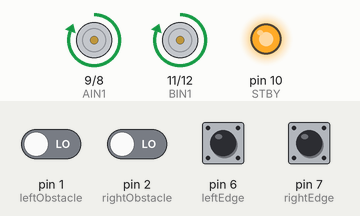
Simulated run of this sketch. Board: Arduino Uno, built with avr-gcc and run on an emulated ATmega328P. Parts: motor-driver pin pairs drawn as motors (green arrow = first pin HIGH = forward, orange = second pin HIGH = backward, longer = more drive, scaled by the enable pin, stopped while the standby pin is LOW), output pins drawn as LEDs (lit = HIGH). Inputs (shaded band) come from the test bench; at power-on: pin 1 (leftObstacle), pin 2 (rightObstacle), pin 6 (leftEdge), pin 7 (rightEdge) LOW.

Above: at 1.2 s.
1.3 s: pin 1 (leftObstacle) driven HIGH
At 2.8 s:
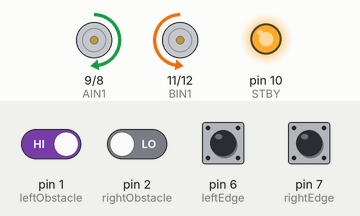
4.3 s: pin 1 (leftObstacle) driven LOW
At 4.67 s:
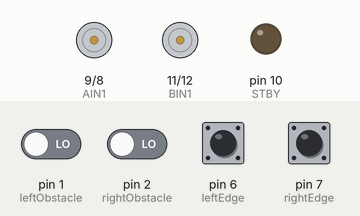
6.3 s: pin 2 (rightObstacle) driven HIGH
At 7.8 s:
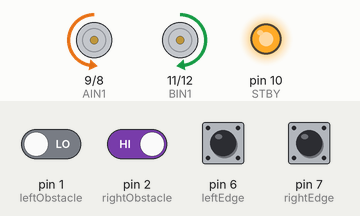
9.3 s: pin 2 (rightObstacle) driven LOW
At 10.2 s:
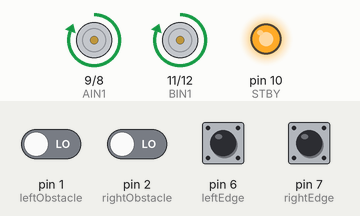
11.3 s: pin 6 (leftEdge) pulled HIGH for 0.15 s
At 12.1 s:
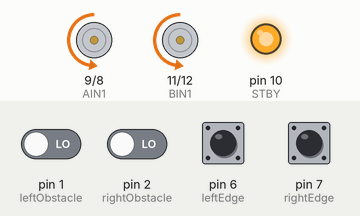
Timing chart, 0 to 15.4 s (numbered marks = the images above; inputs shaded):
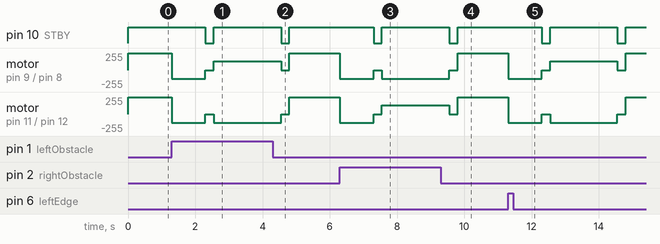

The sketch:

obstacleavoid.ino
```cpp
//Obstacle switches are connected to these pins on the Arduino
const int leftObstacle = 1;
const int rightObstacle = 2;
const int leftEdge = 6;
const int rightEdge = 7;
int leftObstacleDetect = 0;
int rightObstacleDetect = 0;
int leftEdgeDetect = 0;
int rightEdgeDetect = 0;
//motor A connected between A01 and A02 on driver board
//motor B connected between B01 and B02 on driver board
int STBY = 10; //standby
//Motor A connections to driver board
int PWMA = 3; //Speed control
int AIN1 = 9; //Direction
int AIN2 = 8; //Direction
//Motor B connections to driver board
int PWMB = 5; //Speed control
int BIN1 = 11; //Direction
int BIN2 = 12; //Direction
void setup(){
  //Obstacle setup
  pinMode(leftObstacle, INPUT);
  pinMode(rightObstacle, INPUT);
  pinMode(leftEdge, INPUT);
  pinMode(rightEdge, INPUT);

  //Motor setup
  pinMode(STBY, OUTPUT);
  pinMode(PWMA, OUTPUT);
  pinMode(AIN1, OUTPUT);
  pinMode(AIN2, OUTPUT);
  pinMode(PWMB, OUTPUT);
  pinMode(BIN1, OUTPUT);
  pinMode(BIN2, OUTPUT);
}
void loop(){

    leftObstacleDetect = digitalRead(leftObstacle);
    rightObstacleDetect = digitalRead(rightObstacle);
    leftEdgeDetect = digitalRead(leftEdge);
    rightEdgeDetect = digitalRead(rightEdge);

   // Check if obstacles are detected
   // If they are, the detection state is HIGH:
   if (leftObstacleDetect == HIGH) {
      //Move back...
      move(1, 128, 0); //motor 1, half speed, right
      move(2, 128, 0); //motor 2, half speed, right
      delay(1000);
      stop();
      delay(250);

      //...then turn
      move(1, 128, 1); //motor 1, half speed, left
      move(2, 128, 0); //motor 2, half speed, right
      delay(2000);
      stop();
      delay(250);
   }

     else if (rightObstacleDetect == HIGH) {
      //Move back...
      move(1, 128, 0); //motor 1, half speed, right
      move(2, 128, 0); //motor 2, half speed, right
      delay(1000);
      stop();
      delay(250);

      //...then turn
      move(1, 128, 0); //motor 1, half speed, right
      move(2, 128, 1); //motor 2, half speed, left
      delay(2000);
      stop();
      delay(250);
   }

     else if (leftEdgeDetect == HIGH) {
      //Move back...
      move(1, 128, 0); //motor 1, half speed, right
      move(2, 128, 0); //motor 2, half speed, right
      delay(1000);
      stop();
      delay(250);

      //...then turn
      move(1, 128, 1); //motor 1, half speed, left
      move(2, 128, 0); //motor 2, half speed, right
      delay(2000);
      stop();
      delay(250);
   }
     else if (rightEdgeDetect == HIGH) {
      //Move back...
      move(1, 128, 0); //motor 1, half speed, right
      move(2, 128, 0); //motor 2, half speed, right
      delay(1000);
      stop();
      delay(250);

      //...then turn
      move(1, 128, 1); //motor 1, half speed, left
      move(2, 128, 0); //motor 2, half speed, right
      delay(2000);
      stop();
      delay(250);
   }

   else {
   }
  move(1, 255, 1); //motor 1, full speed, left
  move(2, 255, 1); //motor 2, full speed, left
}

// Motor Driver board setup
void move(int motor, int speed, int direction){
//Move specific motor at speed and direction
//motor: 0 for B 1 for A
//speed: 0 is off, and 255 is full speed
//direction: 0 clockwise, 1 counter-clockwise
  digitalWrite(STBY, HIGH); //disable standby
  boolean inPin1 = LOW;
  boolean inPin2 = HIGH;
  if(direction == 1){
    inPin1 = HIGH;
    inPin2 = LOW;
  }
  if(motor == 1){
    digitalWrite(AIN1, inPin1);
    digitalWrite(AIN2, inPin2);
    analogWrite(PWMA, speed);
  }else{
    digitalWrite(BIN1, inPin1);
    digitalWrite(BIN2, inPin2);
    analogWrite(PWMB, speed);
  }
}
void stop(){
//enable standby
  digitalWrite(STBY, LOW);
}
```

Measured:
- after the input at 1.3 s, pin 10 (STBY): HIGH → LOW after 1.0 s, → HIGH 0.25 s later; motor on pin 9 (AIN1) / pin 8 (AIN2): forward 255/255 → backward 128/255 at once, → stopped 1.0 s later, → forward 128/255 0.25 s later
- after the input at 4.3 s, pin 10 (STBY): goes on until 4.8 s, then stays HIGH
- after the input at 6.3 s, pin 10 (STBY): HIGH → LOW after 1.0 s, → HIGH 0.25 s later; motor on pin 9 (AIN1) / pin 8 (AIN2): forward 255/255 → backward 128/255 at once, → stopped 1.0 s later, → backward 128/255 0.25 s later
- after the input at 9.3 s, pin 10 (STBY): goes on until 9.8 s, then stays HIGH
- after the input at 11.3 s, pin 10 (STBY): alternates HIGH for 2.0 s and LOW for 0.25 s, starting after 1.0 s; motor on pin 9 (AIN1) / pin 8 (AIN2): forward 255/255 → backward 128/255 at once, → stopped 1.0 s later, → forward 128/255 0.25 s later, → stopped 2.0 s later, … (5 changes in this stretch)
